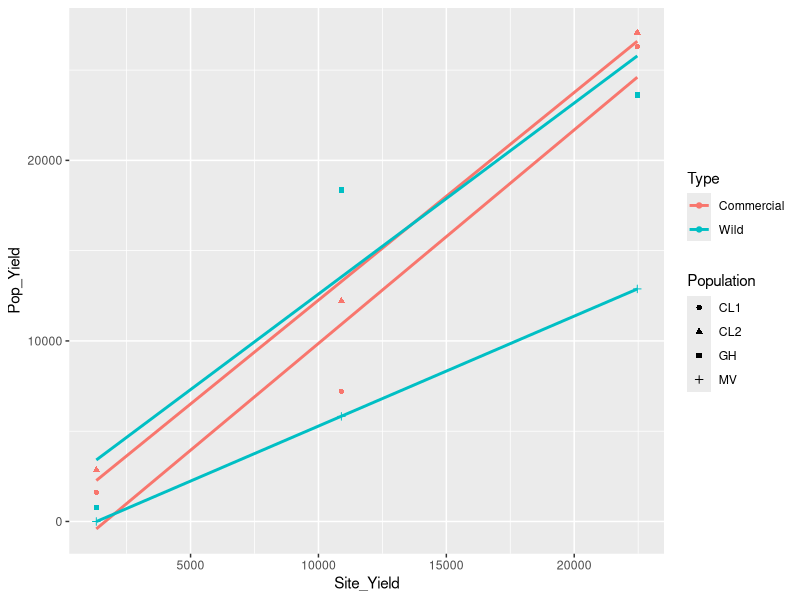

The R source for this figure: (Note: this script raises an error after producing the figure.)
## ---- chunk 1
library(tidyverse)
## ---- chunk 2
Year1_Size <- read.csv("Year1.csv") %>% 
  filter(Bag != "1" | Population != "GH") %>%
  group_by(Population, Bag) %>%
  mutate(Unsellable = ifelse(Length < 40, 1, 0))%>%
  mutate(Length = ifelse(Length < 40, NA, Length)) %>%
  summarize(Avg_Size = mean((Length), na.rm = TRUE), Survived = n(), Unsellable = sum(Unsellable)) %>%
  mutate(Total = 55) 
Year1_Yield <- Year1_Size %>%
  mutate(Sellable = Survived-Unsellable) %>%
  mutate(Percent_Sellable = Sellable/Total) %>%
  mutate(Type = ifelse((Population == "CL2" | Population =="CL1"), "Commercial", "Wild")) %>%
  mutate(Population = factor(Population, levels = c("CL1", "CL2", "GH", "MV", "CT", "NR"))) %>%
  mutate(Yield = Percent_Sellable*Avg_Size*500) 
Year1_Yield_Avg <- Year1_Yield %>%
  group_by(Population) %>%
  summarize(Avg_Yield = mean(Yield))
Yield_Survival <- rbind(read.csv("RWU_Survival_Total.csv"), read.csv("WIC_Survival_Total.csv"), read.csv("NIN_Survival_Total.csv"))
Yield_Size <- read.csv("All_Size.csv") %>% 
  filter(Bag != "1" | Population != "GH"| Site  != "RWU") %>%
  mutate(Unsellable = ifelse(Length < 40, 1, 0)) %>%
  mutate(Length = ifelse(Length < 40, NA, Length)) %>%
  group_by(Population, Bag, Site) %>%
  summarize(Unsellable = sum(Unsellable), Avg_size = mean((Length), na.rm = TRUE)) 
Yield <- merge(Yield_Survival, Yield_Size, by= c("Population", "Site", "Bag")) %>%
  mutate(Avg_size = ifelse(Avg_size == "NaN", 0, Avg_size)) %>%
  mutate(Sellable = Survived-Unsellable) %>%
  mutate(Percent_Sellable = Sellable/Total) %>%
  mutate(Yield = Percent_Sellable*Avg_size*500) 
Avg_Yield <- Yield %>%
  group_by(Population, Site) %>%
  summarize(Pop_Yield = mean(Yield)) %>%
  group_by(Site) %>%
  mutate(Site_Yield = mean(Pop_Yield)) %>%
  mutate(Type = ifelse((Population == "GH" | Population =="MV"), "Wild", "Commercial")) 
ggplot(Avg_Yield, aes(x=Site_Yield, y=Pop_Yield, shape = Population, color = Type))+
  geom_point()+
  geom_smooth(method=lm, se = FALSE)  
## ---- chunk 3
Year1_Yield_Plot <- ggplot(Year1_Yield, aes(x=Population, y=Yield, fill=Type))+
  geom_boxplot()+
  ggtitle("Yield (RWU)") +
  ylab("Yield (mm)")
## ---- chunk 4
NIN_Yield <- subset(Yield, Site == "Ninigret")
WIC_Yield <- subset(Yield, Site == "Wickford")
NIN_Yield_Plot <- ggplot(NIN_Yield, aes(x=Population, y=Yield, fill=Type))+
  geom_boxplot()+
  ggtitle("Yield (Ninigret)") +
  ylab("Yield (mm)")+
  ylim(0,20000)
WIC_Yield_Plot <- ggplot(WIC_Yield, aes(x=Population, y=Yield, fill=Type))+
  geom_boxplot()+
  ggtitle("Yield (Wickford)") +
  ylab("Yield (mm)")+
  ylim(0,20000)
plot_grid(NIN_Yield_Plot, WIC_Yield_Plot, labels = c("A", "B"), nrow = 1, ncol =2)
